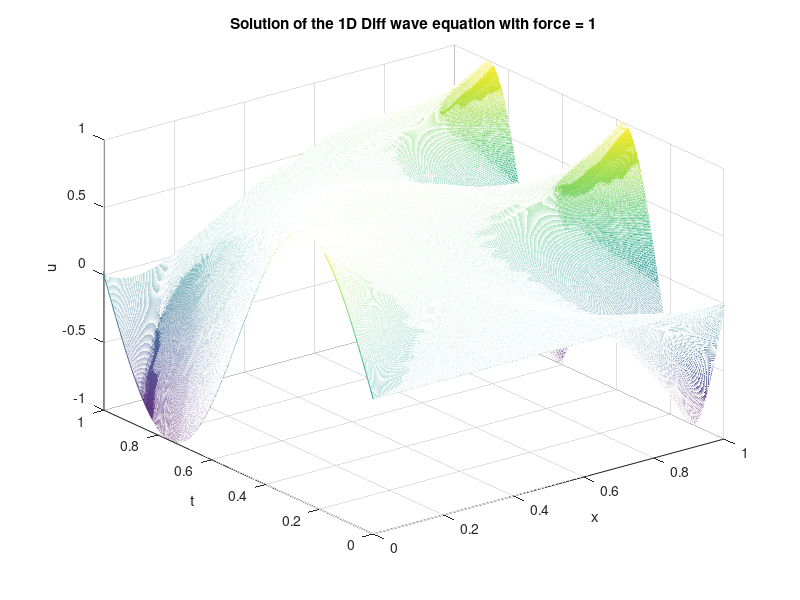
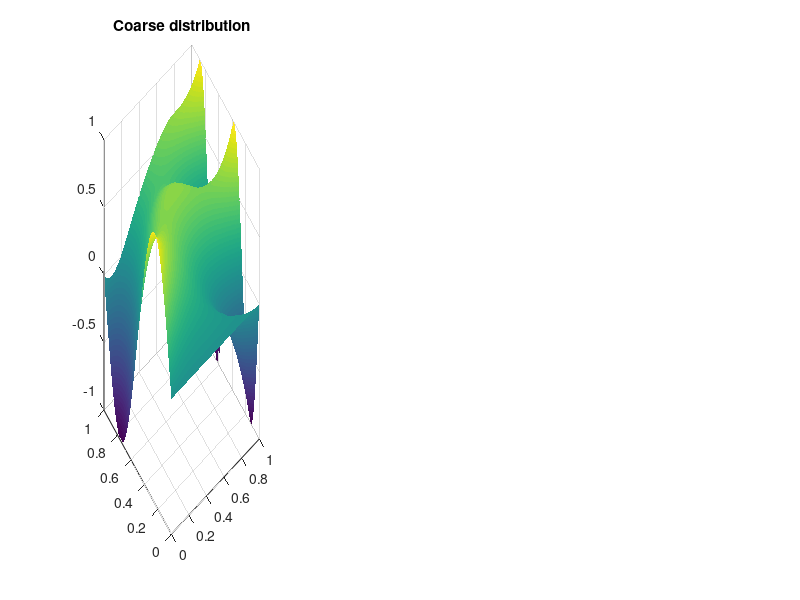

Write the MATLAB code that produced these figures, in order. (Note: this script raises an error after producing the figures.)
clear; close all; clc;

%% Global parameters
E = 1;
S = 1;
if_force = 1;
alpha = 5;

%% Grid definition

L = 1.0; % length of the domain
T = 1.0; % final time
nx = 1000; % number of grid points
nt = 1000; % number of time steps

lx0 = 0.0; % left boundary
lt0 = 0.0; % initial time
xf  = linspace(0,T,nx);    % fine discretisation
xc  = linspace(0,T,nx/10); % coarse discretisation
tf  = linspace(0,T,nt);     % fine discretisation
tc  = linspace(0,T,nt/10);

dx = L/(nx-1); % grid spacing
dt = T/(nt-1); % time step

Ix = sparse(nx, nx);
It = sparse(nt, nt);
update_g = 0;
%%%%%%%%%%%%%%%%%%%%%%%%%%%%%%%%%%%%%%%%%%%%%%%%%%%%%%%%%%%%%%
%% Time steps
lx = lx0:dx:L; % grid points
lt = lt0:dt:T; % time points

%% Matrix initialization
f = sparse(nx, nt); % force matrix 
K = sparse(nx, nx); % stiffness matrix
u = sparse(nx, nt); % solution matrix

%% discrete initial condition
ud0d = sin(2*pi*lt)/T; % initial condition
udLd = -sin(4*pi*lt)/T; % boundary condition

%% discrete force
if if_force==1
    %f = (1e3 * (sin(3*pi*lt)/T)' * (sin(5*pi*lx)/L))';
    [mesh_x_f,mesh_t_f] = meshgrid(tf,xf);
    [mesh_x_g,mesh_t_g] = meshgrid(tc,xc);
    fg = 10*rand(nt/10,nx/10);
    f = interp2(mesh_x_g,mesh_t_g,fg,mesh_x_f,mesh_t_f,'spline');
end
%%%%%%%%%%%%%%%%%%%%%%%%%%%%%%%%%%%%%%%%%%%%%%%%%%%%%%%%%%%%%%

%% Constructing the Identities for Assembly

mx = dx/6*[2 1; 1 2];
mt = dt/6*[2 1; 1 2];

for i = 1:nx-1
    Ix(i:i+1, i:i+1) = Ix(i:i+1, i:i+1) + mx;
end
for i = 1:nt-1
    It(i:i+1, i:i+1) = It(i:i+1, i:i+1) + mt;
end

%%%%%%%%%%%%%%%%%%%%%%%%%%%%%%%%%%%%%%%%%%%%%%%%%%%%%%%%%%%%%%
%% Assembly of F, K and P

M = alpha*Ix;

F = Ix * f;
ke = 1/dx*[1 -1; -1 1];

for i = 1:nx-1
    K(i:i+1, i:i+1) = K(i:i+1, i:i+1) + ke;
end

P = K + M/dt;
%%%%%%%%%%%%%%%%%%%%%%%%%%%%%%%%%%%%%%%%%%%%%%%%%%%%%%%%%%%%%%
%% Refactoring the solution matrix
u(1, :) = ud0d;
u(end, :) = udLd;
dof_b = [1, nx];
dof_u = setdiff(1:nx, dof_b);
Puu = P(dof_u, dof_u);
Pub = P(dof_u, dof_b);
Pbu = P(dof_b, dof_u);
Pbb = P(dof_b, dof_b);
Muu = M(dof_u, dof_u);


Fu = F(dof_u, :);
for i=2:nt
    u(dof_u, i) = Puu\(Fu(:, i) + Muu *u(dof_u, i-1)/dt - Pub*u(dof_b, i));
end


figure
[lx_mesh, lt_mesh] = meshgrid(lx, lt);
mesh(lx_mesh, lt_mesh, u');
xlabel('x')
ylabel('t')
zlabel('u')
title(['Solution of the 1D Diff wave equation with force = ', num2str(if_force)]);
%saveas(gcf, strcat('../Final Report/assets/TP2_ref_Dif_solution_', num2str(if_force), '.png'));
%saveas(gcf, strcat('assets/TP2_ref_Dif_solution_', num2str(if_force), '.png'));

%%%%%%%%%%%%%%%%%%%%%%%%%%%%%%%%%%%%%%%%%%%%%%%%%%%%%%%%%%%%%%
% Plot collectively
figure(2)
subplot(1,3,1)
surf(lx_mesh,lt_mesh,u')
title("Coarse distribution")
shading interp

% Plot individual modes
figure(3)


%%%%%%%%%%%%%%%%%%%%%%%%%%%%%%%%%%%%%%%%%%%%%%%%%%%%%%%%%%%%%%
%% Reduction of the model PGD
[ucldot, D] = derivative(nt, u, It);
ucl = (1-lx/L)'*ud0d + (lx/L)'*udLd;
G = F - K*ucl - M*ucldot;
G_fix = G;

% Do SVD
[X,S,V] = svd(full(u));
U_SVD = zeros(nt,nx);


lambda = lt;
iter = 0;
W = zeros(nx, nt) + ucl;
nb_modes = 5;
error = zeros(1, nb_modes);
error_svd = zeros(1, nb_modes);
Lambda_con = [];
G_var = [];
for i = 1:nb_modes
    er = 1;
    while er > 1e-3
        old_lambda = lambda;
        iter = iter + 1;
        intlambda = lambda * It * lambda';
        H = intlambda * K + (lambda*It*(D*lambda'))*Ix;
        J = lambda * It * G';
        Huu = H(dof_u, dof_u);
        Ju = J(dof_u);
        Lambda = zeros(nx, 1);
        Lambda(dof_u) = (Huu\Ju');
        Lambda = Lambda./ sqrt(Lambda'*K*Lambda);
        h = (Lambda' * G)';
        m = (Lambda' * Ix * Lambda);
        lambda(2:end) = (m*D(2:end, 2:end) + eye(size(D(2:end, 2:end))))\h(2:end);
        er = ((lambda - old_lambda)*It*(lambda - old_lambda)')/ intlambda;
    end

    if update_g==1
        Lambda_con = grahm_shmidt([Lambda_con Lambda], K);
        m_update = Lambda_con'*Ix*Lambda_con;
        k_update = Lambda_con'*K*Lambda_con;
        F_update = Lambda_con'*G_fix;
        [~, lambda_upt] = ode45(@(t, y) deriv(t, y, m_update, k_update, F_update,dt), lt, zeros(i,1));
        size(lambda_upt)
        size(Lambda_con)
        size(Lambda)
        G = G_fix - K*Lambda_con*lambda_upt';
        W = ucl + Lambda_con * lambda_upt';

    else
        G = G - K*Lambda*lambda - M*Lambda*lambda*It*lambda';
        W = W + Lambda * lambda;
    end


    % Do SVD
    U_SVD = X(:,1:i)*S(1:i,1:i)*V(:,1:i)';
    num_svd = zeros(nx, 1);

    num = zeros(nx, 1);
    den = zeros(nx, 1);
    for j=1:nx
        num(j) = (u(j, :) - W(j, :))*It*(u(j, :) - W(j, :))';
        den(j) = (u(j, :))*It*(u(j, :))';
        %SVD num
        num_svd(j) = (u(j, :) - U_SVD(j, :))*It*(u(j, :) - U_SVD(j, :))';
    end
    num = num'*Ix*num;
    den = den'*Ix*den;
    error(i) = num/den;
    %SVD error
    num_svd = num_svd'*Ix*num_svd;
    error_svd(i) = num_svd/den;
    figure(2)
    subplot(1,3,2)
    mesh(lx_mesh,lt_mesh,W');
    xlabel('x')
    ylabel('y')
    zlabel('U PGD')
    shading interp
    Title = ["Approximation with "+ i " mode(s)"];
    title(Title)
    figure(2)
    subplot(1,3,3);
    semilogy(real(error), 'r');
    hold on
    semilogy(real(error_svd), 'b');
    legend('PGD', 'SVD')
    xlabel('modes');
    ylabel('error');
    Title2 = ["Error with "+ i " mode(s)"];
    title(Title2)    
    pause(0.5)
    if i<10
        figure(3)
        subplot(3,3,i)
        mesh(lx_mesh,lt_mesh,(Lambda * lambda)');
    end
end

u_red = W;
figure(2)
fprintf('\nNumber of iterations: %d', iter);
fprintf('\n\nFinal error: %d', er);
%saveas(gcf, strcat('../Final Report/assets/TP2_red_anim_solution_', num2str(if_force), '.png'));
%saveas(gcf, strcat('assets/TP2_red_anim_solution_', num2str(if_force), '.png'));

% Plot the reduced modes
figure(3)
sgtitle('Modes of the reduced model')
%saveas(gcf, strcat('assets/TP2_red_modes_', num2str(if_force), '.png'));
%saveas(gcf, strcat('../Final Report/assets/TP2_red_modes_', num2str(if_force), '.png'));


%% Cost = no.modes * n_iter * cost
figure(4)
[lx_mesh, lt_mesh] = meshgrid(lx, lt);
mesh(lx_mesh, lt_mesh, u_red');
xlabel('x')
ylabel('t')
zlabel('u')
title(['Reduced Solution of the 1D wave equation with force = ', num2str(if_force)]);
%saveas(gcf, strcat('../Final Report/assets/TP2_red_solution_', num2str(if_force), '.png'));
%saveas(gcf, strcat('assets/TP2_red_solution_', num2str(if_force), '.png'));

function deriv = deriv(t, lam, m, k, ht, dt)
    h = ht(:, round(t/dt + 1));
    deriv = (m^(-1))*(h - k*lam);
end

